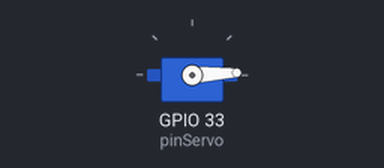
Bench run of a sketch on a simulated ESP32. Shown: servo.

Above: at 0.05 s.
At 1.3 s:
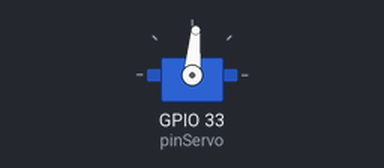
At 2.6 s:
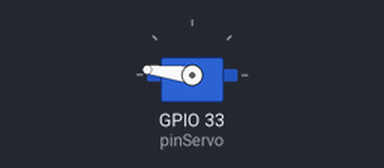
At 5.2 s:
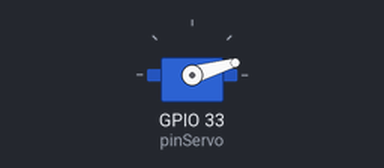
Timing chart, 0 to 7.1 s (numbered marks = the images above):
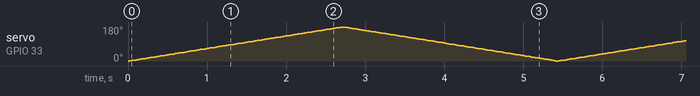

The sketch:

sketch.ino
```cpp
/*
Mira el tutorial en
Programador Novato: https://www.programadornovato.com/esp32-con-servo-girar-servomotor/
Youtube: https://www.youtube.com/watch?v=5mlnl0CkNHg&list=PLCTD_CpMeEKTvjzabAvLGHakg-ql6t0q6&index=9

En este tutorial trabajaremos en el Esp32 con servo y haremos
que un servomotor gire 180 grados y después regrese a 0 grados.
*/

//Agregamos las libreriras del servo
#include <ESP32Servo.h>
//Instanciamos nuestro servo
Servo servo;
int pinServo=33;
void setup()
{
  //Inicializamos la posicion del servo
  servo.attach(pinServo, 500, 2500);
}
//Inicializamos la posicion (en grados) del servo
int pos = 0;
void loop() {
  //Ciclo que posicionara el servo desde 0 hsta 180 grados
  for (pos = 0; pos <= 180; pos += 1) {
    //Movemos el servo a los grados que le entreguemos
    servo.write(pos);
    //Esperamos 15 milisegundos
    delay(15);
  }
  //Ciclo que posicionara el servo desde 180 hsta 0 grados
  for (pos = 180; pos >= 0; pos -= 1) {
    //Movemos el servo a los grados que le entreguemos
    servo.write(pos);
    //Esperamos 15 milisegundos
    delay(15);
  }

  /*
  //Movemos el servo a 0 grados
  servo.write(0);
  //Esperamos 1.5 segundos
  delay(1500);
  //Movemos el servo a 180 grados
  servo.write(180);
  //Esperamos 1.5 segundos
  delay(1500);
  */
}
```
